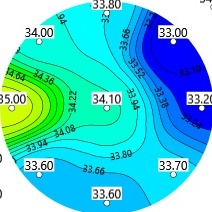
#> input picture 23.02/Example_img/roi_1.jpg, 212 x 212 px, found by its file name
$ jupyter execute --allow-errors 'ПереводВТепловыеКарты.ipynb'
#> lines starting #> are read from the running program, lines starting #| are printed output that depends on the picture; after the words box and inside, x2 and y2 are one past the last pixel; in counts of white or black regions, pixels touching at a corner belong together
[cell 1]
import os
import numpy as np
import cv2 as cv2
import matplotlib.pyplot as plt

[cell 2]
# Загрузка изображений
img1 = cv2.imread('D:\\__Study__\\CluseterTerm\\My_Baseline\\23.02\\Example_img\\roi_1.jpg', cv2.IMREAD_GRAYSCALE)
#> img1: shape (212, 212); min 0, max 255, mean 165.8
img2 = cv2.imread('D:\\__Study__\\CluseterTerm\\My_Baseline\\23.02\\Example_img\\roi_4.jpg', cv2.IMREAD_GRAYSCALE)
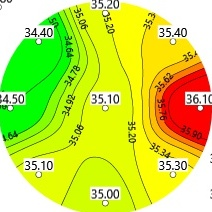
#> input picture 23.02/Example_img/roi_4.jpg, 212 x 212 px, found by its file name
#> img2: shape (212, 212); min 0, max 255, mean 198.9
print(img1.shape)
#| (212, 212)
# Проверка на успешную загрузку
if img1 is None or img2 is None:
    print("Ошибка при загрузке изображений.")
else:
    # Вычисление разности значений
    difference = img1.astype(np.float32) - img2.astype(np.float32)

    difference = (difference - difference.min()) / (difference.max() - difference.min()) * 255


    # Преобразование обратно в формат изображения
    difference_image = difference.astype(np.uint8)

    # Накладывание тепловой карты (может потребоваться настройка цветовой карты)
    colored_difference = cv2.applyColorMap(difference_image, cv2.COLORMAP_HOT)
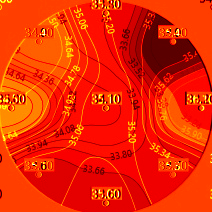
#> colored_difference: shape (212, 212, 3); mean B, G, R 0.6, 40.2, 236.1
    # [6 lines of commented-out code are left out]

[cell 3]
import cv2
import numpy as np

# Загрузка RGB изображения с температурным полем
temperature_image = cv2.imread('D:\\__Study__\\CluseterTerm\\My_Baseline\\23.02\\Example_img\\roi_1.jpg')
#> temperature_image is the input picture: shape (212, 212, 3); mean B, G, R 212.6, 201.5, 78.6

# Конвертация изображения из RGB в HSV
hsv_image = cv2.cvtColor(temperature_image, cv2.COLOR_BGR2HSV)
#> hsv_image: shape (212, 212, 3); mean H, S, V 78.9, 178.9, 237.6

# Выделение канала оттенка (H)
hue_channel = hsv_image[:, :, 0]
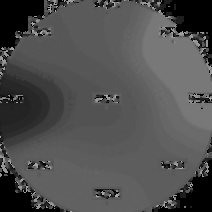
#> hue_channel: shape (212, 212); min 0, max 177, mean 78.9

# Нормализация значений канала оттенка в диапазон [0, 1]
normalized_hue = hue_channel / 179.0  # 179 - максимальное значение в канале оттенка
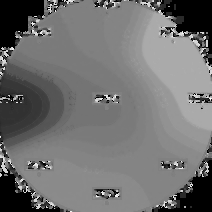
#> normalized_hue: shape (212, 212) float64; min 0, max 0.989, mean 0.441

# Создание маски для выделения областей с высокой температурой (например, красного цвета)
temperature_mask = cv2.inRange(normalized_hue, 0.7, 1.0)  # Настройте пороги в соответствии с вашими данными
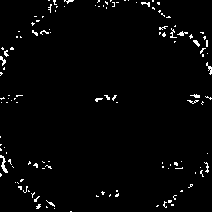
#> temperature_mask: shape (212, 212); 2.3% white in thin lines or dots

# Создание маски для выделения областей с низкой температурой (например, синего цвета)
# При необходимости можно также использовать cv2.inRange(normalized_hue, 0.0, 0.3)

# Объединение масок, чтобы получить общую маску различий в температуре
temperature_difference_mask = temperature_mask  # Дополнительно можно использовать логические операции

# Применение маски к исходному изображению
result_image = cv2.bitwise_and(temperature_image, temperature_image, mask=temperature_difference_mask)

# Отображение результатов
cv2.imshow('Temperature Difference', result_image)
cv2.waitKey(0)
cv2.destroyAllWindows()

[cell 4]
import cv2
import numpy as np

# Загрузите два RGB изображения
img1 = cv2.imread('D:\\__Study__\\CluseterTerm\\My_Baseline\\23.02\\Example_img\\roi_1.jpg')
img2 = cv2.imread('D:\\__Study__\\CluseterTerm\\My_Baseline\\23.02\\Example_img\\roi_4.jpg')
#> img2 is the input picture: shape (212, 212, 3); mean B, G, R 72.8, 222.8, 200.3

# Преобразуйте изображения в оттенки серого
gray1 = cv2.cvtColor(img1, cv2.COLOR_BGR2GRAY)
gray2 = cv2.cvtColor(img2, cv2.COLOR_BGR2GRAY)

# Рассчитайте абсолютную разницу между изображениями
temperature_difference = cv2.absdiff(gray1, gray2)
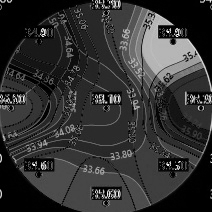
#> temperature_difference: shape (212, 212); min 0, max 254, mean 49.9

# Примените цветовую карту (в данном случае, использована colormap 'jet')
colormap = cv2.applyColorMap(temperature_difference, cv2.COLORMAP_JET)
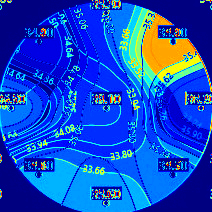
#> colormap: shape (212, 212, 3); mean B, G, R 199.9, 75.8, 20.8

# Отобразите результат
cv2.imshow('Temperature Difference', temperature_difference)
cv2.waitKey(0)
cv2.destroyAllWindows()

[cell 5]
# Загрузка изображения
image = cv2.imread('D:\\__Study__\\CluseterTerm\\My_Baseline\\23.02\\Example_img\\roi_4.jpg')
# image_rgb = cv2.cvtColor(image)

# Функция, которая будет вызываться при наведении курсора
def on_mouse(event, x, y, flags, params):
    if event == cv2.EVENT_LBUTTONDOWN:
        rgb_code = image[y, x]
        print(f'RGB код пикселя ({x}, {y}): {rgb_code}')

# Создание окна и привязка функции к событию наведения курсора
cv2.namedWindow('Image')
cv2.setMouseCallback('Image', on_mouse)

# Отображение изображения
while True:
    cv2.imshow('Image', image)
    key = cv2.waitKey(1) & 0xFF
#> (key Esc is pressed here)
    if key == 27:  # Нажатие клавиши Esc для завершения
        break
cv2.destroyAllWindows()

[cell 6]
# Загрузка изображения
image_rgb = cv2.imread('D:\\__Study__\\CluseterTerm\\My_Baseline\\23.02\\Example_img\\roi_1.jpg')


# Извлечение каналов RGB
red_channel = image_rgb[:, :, 0]
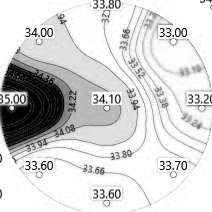
#> red_channel: shape (212, 212); min 0, max 255, mean 212.6
green_channel = image_rgb[:, :, 1]
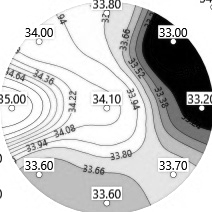
#> green_channel: shape (212, 212); min 0, max 255, mean 201.5
blue_channel = image_rgb[:, :, 2]

# Проведение анализа переходов между цветами
# Например, можно использовать пороговые значения для определения областей разных температур
# Ниже приведен простой пример для выделения областей низкой и высокой температур

low_temp_mask = (blue_channel > 200) & (green_channel < 200) & (red_channel < 70)
#> low_temp_mask: shape (212, 212) bool; every value is 0
high_temp_mask = (blue_channel < 100) & (green_channel < 150) & (red_channel > 200)
#> high_temp_mask: shape (212, 212) bool; 12.1% white; 7 white regions (6 under 20 px), largest, box (x1, y1, x2, y2) and area: (129, 9, 212, 153) 5435
# Создание изображения с красными оттенками для высокой температуры и синими оттенками для низкой
result_image = np.zeros_like(image_rgb)
result_image[high_temp_mask] = [255, 0, 0]  # Красный для высокой температуры
result_image[low_temp_mask] = [0, 0, 255]   # Синий для низкой температуры

cv2.imwrite(f'./Example_img/MaskOfTemp.jpg', result_image)
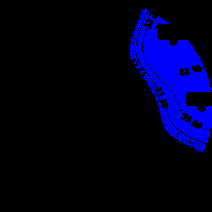
#> saved as MaskOfTemp.jpg: shape (212, 212, 3); mean B, G, R 30.9, 0, 0

# Отображение результата
cv2.imshow('Combined Temperature Image', result_image)
cv2.waitKey(0)
cv2.destroyAllWindows()
